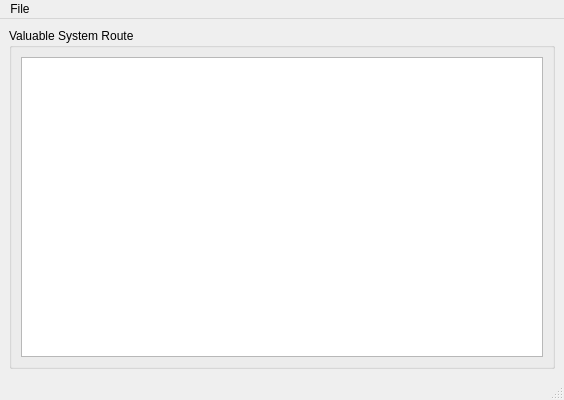
<?xml version="1.0" encoding="UTF-8"?>
<ui version="4.0">
 <class>ValuablePlanetRouteViewer</class>
 <widget class="QMainWindow" name="ValuablePlanetRouteViewer">
  <property name="geometry">
   <rect>
    <x>0</x>
    <y>0</y>
    <width>564</width>
    <height>400</height>
   </rect>
  </property>
  <property name="sizePolicy">
   <sizepolicy hsizetype="MinimumExpanding" vsizetype="MinimumExpanding">
    <horstretch>1</horstretch>
    <verstretch>0</verstretch>
   </sizepolicy>
  </property>
  <property name="minimumSize">
   <size>
    <width>560</width>
    <height>400</height>
   </size>
  </property>
  <property name="windowTitle">
   <string>Route Viewer</string>
  </property>
  <widget class="QWidget" name="centralwidget">
   <property name="sizePolicy">
    <sizepolicy hsizetype="MinimumExpanding" vsizetype="MinimumExpanding">
     <horstretch>0</horstretch>
     <verstretch>0</verstretch>
    </sizepolicy>
   </property>
   <layout class="QVBoxLayout" name="verticalLayout">
    <item>
     <widget class="QGroupBox" name="groupBox_2">
      <property name="sizePolicy">
       <sizepolicy hsizetype="MinimumExpanding" vsizetype="MinimumExpanding">
        <horstretch>0</horstretch>
        <verstretch>100</verstretch>
       </sizepolicy>
      </property>
      <property name="minimumSize">
       <size>
        <width>540</width>
        <height>0</height>
       </size>
      </property>
      <property name="font">
       <font/>
      </property>
      <property name="title">
       <string>Valuable System Route</string>
      </property>
      <layout class="QHBoxLayout" name="horizontalLayout">
       <item>
        <widget class="QTableView" name="tableView">
         <property name="sizePolicy">
          <sizepolicy hsizetype="MinimumExpanding" vsizetype="MinimumExpanding">
           <horstretch>0</horstretch>
           <verstretch>100</verstretch>
          </sizepolicy>
         </property>
         <property name="minimumSize">
          <size>
           <width>400</width>
           <height>50</height>
          </size>
         </property>
         <property name="font">
          <font/>
         </property>
         <property name="alternatingRowColors">
          <bool>true</bool>
         </property>
        </widget>
       </item>
      </layout>
     </widget>
    </item>
   </layout>
  </widget>
  <widget class="QMenuBar" name="menubar">
   <property name="geometry">
    <rect>
     <x>0</x>
     <y>0</y>
     <width>564</width>
     <height>22</height>
    </rect>
   </property>
   <widget class="QMenu" name="menuFile">
    <property name="title">
     <string>File</string>
    </property>
    <addaction name="actionExport_as_CSV"/>
    <addaction name="actionExport_as_Tab_Newline_Separated"/>
   </widget>
   <addaction name="menuFile"/>
  </widget>
  <widget class="QStatusBar" name="statusbar"/>
  <action name="actionExport_as_CSV">
   <property name="text">
    <string>Export as CSV...</string>
   </property>
   <property name="shortcut">
    <string>Ctrl+S</string>
   </property>
  </action>
  <action name="actionExport_as_Tab_Newline_Separated">
   <property name="text">
    <string>Export as Tab Separated...</string>
   </property>
   <property name="shortcut">
    <string>Ctrl+Shift+S</string>
   </property>
  </action>
 </widget>
 <resources/>
 <connections>
  <connection>
   <sender>actionExport_as_CSV</sender>
   <signal>triggered()</signal>
   <receiver>ValuablePlanetRouteViewer</receiver>
   <slot>exportAsCSV()</slot>
   <hints>
    <hint type="sourcelabel">
     <x>-1</x>
     <y>-1</y>
    </hint>
    <hint type="destinationlabel">
     <x>281</x>
     <y>199</y>
    </hint>
   </hints>
  </connection>
  <connection>
   <sender>actionExport_as_Tab_Newline_Separated</sender>
   <signal>triggered()</signal>
   <receiver>ValuablePlanetRouteViewer</receiver>
   <slot>exportAsTabNewline()</slot>
   <hints>
    <hint type="sourcelabel">
     <x>-1</x>
     <y>-1</y>
    </hint>
    <hint type="destinationlabel">
     <x>281</x>
     <y>199</y>
    </hint>
   </hints>
  </connection>
 </connections>
 <slots>
  <slot>loadSelectedImage(QString)</slot>
  <slot>exportAsCSV()</slot>
  <slot>exportAsTabNewline()</slot>
 </slots>
</ui>
